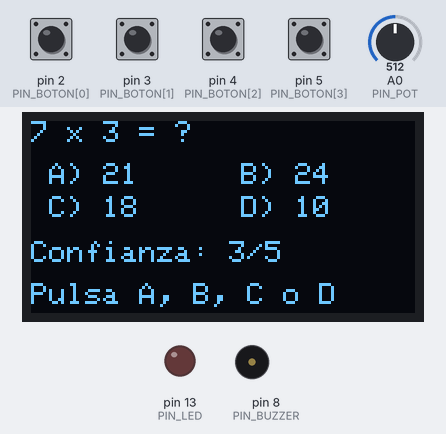
Recording of a sketch running on a simulated Arduino Uno, built with avr-gcc and run on an emulated ATmega328P. Shown: 128×64 one-colour display, output pins drawn as LEDs (lit = HIGH), buzzer (waves = sounding). The inputs (shaded band) are chosen by the test bench; at power-on: pin 2 (PIN_BOTON[0]), pin 3 (PIN_BOTON[1]), pin 4 (PIN_BOTON[2]), pin 5 (PIN_BOTON[3]) HIGH, A0 (PIN_POT) = 512. What the sketch prints to the serial monitor is not drawn.

Above: at 1.2 s.
1.3 s: pin 2 (PIN_BOTON[0]) pulled LOW for 0.15 s
At 2.2 s:
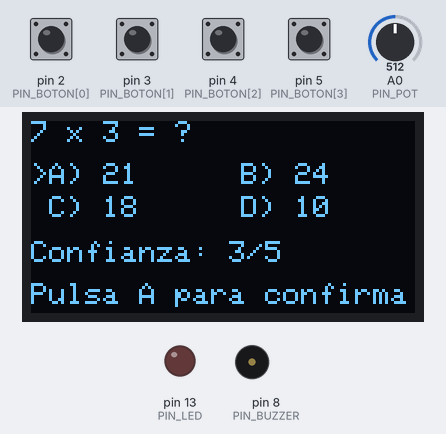
2.9 s: pin 2 (PIN_BOTON[0]) pulled LOW for 1 s
At 5.6 s:
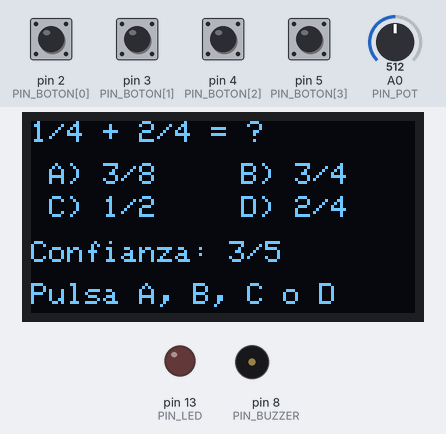
6.0 s: pin 3 (PIN_BOTON[1]) pulled LOW for 0.15 s
At 7.0 s:
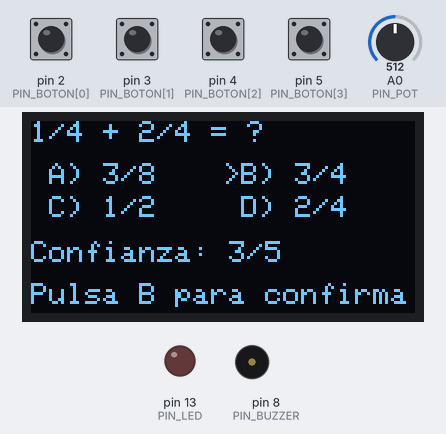
7.6 s: pin 4 (PIN_BOTON[2]) pulled LOW for 0.15 s
At 8.2 s:
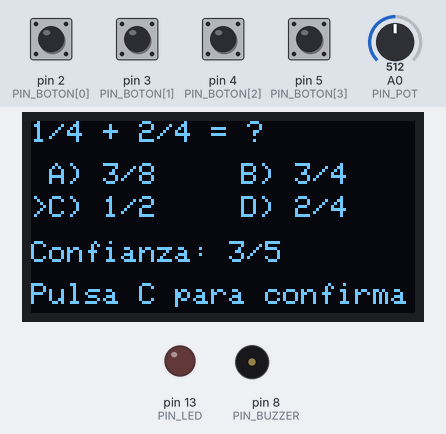
9.2 s: pin 5 (PIN_BOTON[3]) pulled LOW for 0.15 s
At 10.4 s:
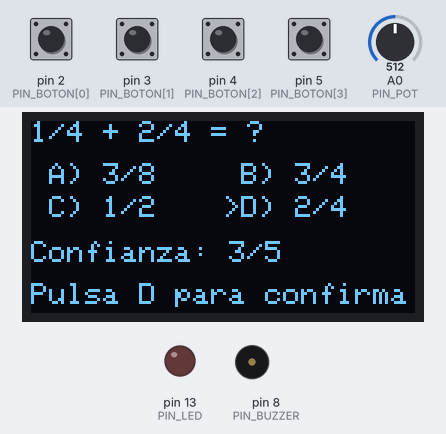
10.8 s: pin 5 (PIN_BOTON[3]) pulled LOW for 1 s
At 13.9 s:
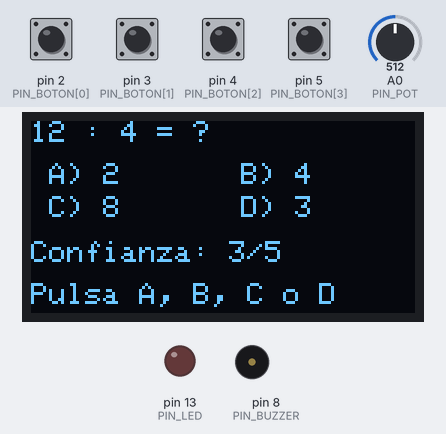
Timing chart, 0 to 14.3 s (numbered marks = the images above; inputs shaded):
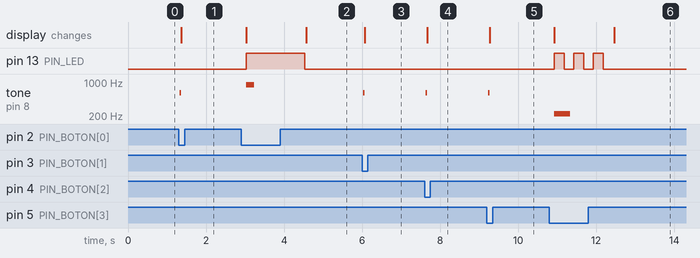

The sketch:

sketch.ino
```cpp
// Mando de respuestas (Sección 18.1 del informe)
// Arduino UNO + 4 botones (A, B, C, D) + potenciómetro de confianza + OLED SSD1306 + LED + buzzer.
//
// Flujo por pregunta:
//   1. La pantalla muestra la pregunta y las cuatro alternativas.
//   2. El estudiante pulsa un botón para elegir. Si pulsa otro botón, cambia su respuesta (cuenta como cambio).
//   3. Pulsa el mismo botón otra vez para confirmar. Antes de confirmar ajusta el potenciómetro (confianza 1 a 5).
//   4. El mando da retroalimentación (pantalla, LED y buzzer) y envía por serial el mensaje JSON
//      que la pasarela publica por MQTT en AWS IoT Core (Secciones 14 y 16).

#include <Wire.h>
#include <Adafruit_GFX.h>
#include <Adafruit_SSD1306.h>

const char* DISPOSITIVO = "mando01";
const char* TOPIC = "aula/mando01/respuesta";

const uint8_t PIN_BOTON[4] = {2, 3, 4, 5};  // A, B, C, D (con INPUT_PULLUP: pulsado = LOW)
const uint8_t PIN_LED = 13;
const uint8_t PIN_BUZZER = 8;
const uint8_t PIN_POT = A0;
const char LETRA[4] = {'A', 'B', 'C', 'D'};

Adafruit_SSD1306 pantalla(128, 64, &Wire, -1);

struct Pregunta {
  const char* enunciado;
  const char* opcion[4];
  uint8_t correcta;  // índice 0..3
};

const Pregunta PREGUNTAS[] = {
  {"7 x 3 = ?", {"21", "24", "18", "10"}, 0},
  {"1/4 + 2/4 = ?", {"3/8", "3/4", "1/2", "2/4"}, 1},
  {"12 : 4 = ?", {"2", "4", "8", "3"}, 3},
};
const uint8_t TOTAL = sizeof(PREGUNTAS) / sizeof(PREGUNTAS[0]);

uint8_t actual = 0;           // pregunta en pantalla
int8_t seleccion = -1;        // alternativa elegida, -1 = ninguna
uint8_t cambios = 0;          // veces que cambió de alternativa
unsigned long inicio = 0;     // momento en que apareció la pregunta
uint8_t confianzaMostrada = 0;
bool estabaPulsado[4] = {false, false, false, false};

uint8_t leerConfianza() {
  // 0..1023 -> 1..5
  return map(analogRead(PIN_POT), 0, 1024, 1, 6);
}

void dibujarPregunta() {
  const Pregunta& p = PREGUNTAS[actual];
  confianzaMostrada = leerConfianza();
  pantalla.clearDisplay();
  pantalla.setTextSize(1);
  pantalla.setTextColor(SSD1306_WHITE);
  pantalla.setCursor(0, 0);
  pantalla.print(p.enunciado);
  for (uint8_t i = 0; i < 4; i++) {
    pantalla.setCursor((i % 2) * 64, 14 + (i / 2) * 11);
    pantalla.print(i == seleccion ? '>' : ' ');
    pantalla.print(LETRA[i]);
    pantalla.print(") ");
    pantalla.print(p.opcion[i]);
  }
  pantalla.setCursor(0, 40);
  pantalla.print("Confianza: ");
  pantalla.print(confianzaMostrada);
  pantalla.print("/5");
  pantalla.setCursor(0, 54);
  if (seleccion < 0) {
    pantalla.print("Pulsa A, B, C o D");
  } else {
    pantalla.print("Pulsa ");
    pantalla.print(LETRA[seleccion]);
    pantalla.print(" para confirmar");
  }
  pantalla.display();
}

void nuevaPregunta() {
  seleccion = -1;
  cambios = 0;
  inicio = millis();
  dibujarPregunta();
}

void enviarRespuesta(unsigned long tiempoMs, uint8_t confianza) {
  // Mismo formato que recibe la pasarela (Sección 16)
  Serial.print("Topic: ");
  Serial.println(TOPIC);
  Serial.print("{\"dispositivo\":\"");
  Serial.print(DISPOSITIVO);
  Serial.print("\",\"pregunta\":");
  Serial.print(actual + 1);
  Serial.print(",\"respuesta\":\"");
  Serial.print(LETRA[seleccion]);
  Serial.print("\",\"tiempo_ms\":");
  Serial.print(tiempoMs);
  Serial.print(",\"confianza\":");
  Serial.print(confianza);
  Serial.print(",\"cambios\":");
  Serial.print(cambios);
  Serial.println("}");
  Serial.println();
}

void retroalimentar(bool correcta) {
  const Pregunta& p = PREGUNTAS[actual];
  pantalla.clearDisplay();
  pantalla.setTextSize(2);
  pantalla.setCursor(0, 8);
  pantalla.print(correcta ? "Muy bien!" : "Casi...");
  pantalla.setTextSize(1);
  pantalla.setCursor(0, 40);
  if (correcta) {
    pantalla.print("Respuesta correcta.");
  } else {
    pantalla.print("Era la ");
    pantalla.print(LETRA[p.correcta]);
    pantalla.print(") ");
    pantalla.print(p.opcion[p.correcta]);
  }
  pantalla.display();

  if (correcta) {
    digitalWrite(PIN_LED, HIGH);
    tone(PIN_BUZZER, 880, 200);
    delay(1500);
    digitalWrite(PIN_LED, LOW);
  } else {
    tone(PIN_BUZZER, 220, 400);
    for (uint8_t i = 0; i < 3; i++) {
      digitalWrite(PIN_LED, HIGH);
      delay(250);
      digitalWrite(PIN_LED, LOW);
      delay(250);
    }
  }
}

void confirmar() {
  unsigned long tiempoMs = millis() - inicio;
  uint8_t confianza = leerConfianza();
  bool correcta = seleccion == PREGUNTAS[actual].correcta;
  enviarRespuesta(tiempoMs, confianza);
  retroalimentar(correcta);

  actual++;
  if (actual >= TOTAL) {
    pantalla.clearDisplay();
    pantalla.setTextSize(1);
    pantalla.setCursor(0, 20);
    pantalla.print("Fin de la practica.");
    pantalla.setCursor(0, 34);
    pantalla.print("Reiniciando...");
    pantalla.display();
    delay(3000);
    actual = 0;
  }
  nuevaPregunta();
}

void pulsado(uint8_t boton) {
  if (seleccion == boton) {
    confirmar();
    return;
  }
  if (seleccion >= 0) {
    cambios++;
  }
  seleccion = boton;
  tone(PIN_BUZZER, 600, 40);
  dibujarPregunta();
}

void setup() {
  Serial.begin(9600);
  for (uint8_t i = 0; i < 4; i++) {
    pinMode(PIN_BOTON[i], INPUT_PULLUP);
  }
  pinMode(PIN_LED, OUTPUT);
  pinMode(PIN_BUZZER, OUTPUT);

  if (!pantalla.begin(SSD1306_SWITCHCAPVCC, 0x3C)) {
    Serial.println("No se encontró la pantalla OLED");
    while (true) {}
  }
  Serial.println("Mando 01 listo. Enviando por serial a la pasarela...");
  Serial.println();
  nuevaPregunta();
}

void loop() {
  for (uint8_t i = 0; i < 4; i++) {
    bool ahora = digitalRead(PIN_BOTON[i]) == LOW;
    if (ahora && !estabaPulsado[i]) {
      delay(30);  // antirrebote
      if (digitalRead(PIN_BOTON[i]) == LOW) {
        estabaPulsado[i] = true;
        pulsado(i);
      }
    } else if (!ahora) {
      estabaPulsado[i] = false;
    }
  }

  // La confianza se actualiza en pantalla mientras el estudiante gira el potenciómetro
  if (leerConfianza() != confianzaMostrada) {
    dibujarPregunta();
  }
}
```

Measured:
- after the input at 1.3 s, tone on pin 8 (PIN_BUZZER): silent → 600 Hz at once, → silent 0.04 s later; the display: changes after 0.06 s (image 1)
- after the input at 2.9 s, pin 13 (PIN_LED): LOW → HIGH after 0.13 s, → LOW 1.5 s later; tone on pin 8 (PIN_BUZZER): silent → 880 Hz after 0.13 s, → silent 0.20 s later; the display: first changes after 0.13 s (image 2 shows a later state)
- after the input at 6.0 s, tone on pin 8 (PIN_BUZZER): silent → 600 Hz at once, → silent 0.04 s later; the display: changes after 0.06 s (image 3)
- after the input at 7.6 s, tone on pin 8 (PIN_BUZZER): silent → 600 Hz at once, → silent 0.04 s later; the display: changes after 0.06 s (image 4)
- after the input at 9.2 s, tone on pin 8 (PIN_BUZZER): silent → 600 Hz at once, → silent 0.04 s later; the display: changes after 0.06 s (image 5)
- after the input at 10.8 s, pin 13 (PIN_LED): alternates HIGH for 0.25 s and LOW for 0.25 s, 6 changes in all, then stays LOW, starting after 0.13 s; tone on pin 8 (PIN_BUZZER): silent → 220 Hz after 0.13 s, → silent 0.40 s later; the display: first changes after 0.13 s (image 6 shows a later state)
